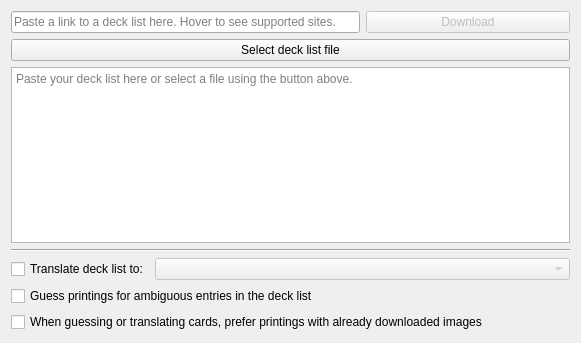
<?xml version="1.0" encoding="UTF-8"?>
<ui version="4.0">
 <class>LoadListPage</class>
 <widget class="QWizardPage" name="LoadListPage">
  <property name="enabled">
   <bool>true</bool>
  </property>
  <property name="geometry">
   <rect>
    <x>0</x>
    <y>0</y>
    <width>581</width>
    <height>343</height>
   </rect>
  </property>
  <property name="title">
   <string>Import a deck list for printing</string>
  </property>
  <property name="subTitle">
   <string>Load a deck file from disk or paste deck list in the text field below</string>
  </property>
  <layout class="QGridLayout" name="gridLayout">
   <item row="5" column="0">
    <widget class="QCheckBox" name="translate_deck_list_enable">
     <property name="sizePolicy">
      <sizepolicy hsizetype="Minimum" vsizetype="Fixed">
       <horstretch>0</horstretch>
       <verstretch>0</verstretch>
      </sizepolicy>
     </property>
     <property name="text">
      <string>Translate deck list to:</string>
     </property>
    </widget>
   </item>
   <item row="0" column="0" colspan="2">
    <widget class="QLineEdit" name="deck_list_download_url_line_edit">
     <property name="placeholderText">
      <string>Paste a link to a deck list here. Hover to see supported sites.</string>
     </property>
    </widget>
   </item>
   <item row="0" column="2">
    <widget class="QPushButton" name="deck_list_download_button">
     <property name="enabled">
      <bool>false</bool>
     </property>
     <property name="text">
      <string>Download</string>
     </property>
     <property name="icon">
      <iconset theme="edit-download"/>
     </property>
    </widget>
   </item>
   <item row="2" column="0" colspan="3">
    <widget class="QPushButton" name="deck_list_browse_button">
     <property name="toolTip">
      <string>Opens a file picker and lets you load a deck file from disk.</string>
     </property>
     <property name="text">
      <string>Select deck list file</string>
     </property>
     <property name="icon">
      <iconset theme="document-open">
       <normaloff>.</normaloff>.</iconset>
     </property>
    </widget>
   </item>
   <item row="3" column="0" colspan="3">
    <widget class="QPlainTextEdit" name="deck_list">
     <property name="placeholderText">
      <string>Paste your deck list here or select a file using the button above.</string>
     </property>
    </widget>
   </item>
   <item row="5" column="1" colspan="2">
    <widget class="QComboBox" name="translate_deck_list_target_language">
     <property name="enabled">
      <bool>false</bool>
     </property>
     <property name="sizePolicy">
      <sizepolicy hsizetype="Preferred" vsizetype="Fixed">
       <horstretch>1</horstretch>
       <verstretch>0</verstretch>
      </sizepolicy>
     </property>
    </widget>
   </item>
   <item row="4" column="0" colspan="3">
    <widget class="Line" name="line">
     <property name="orientation">
      <enum>Qt::Horizontal</enum>
     </property>
    </widget>
   </item>
   <item row="6" column="0" colspan="3">
    <widget class="QCheckBox" name="print_guessing_enable">
     <property name="toolTip">
      <string>If checked, choose an arbitrary printing, if a unique printing is not identified.
If unchecked, each ambiguous card is ignored and reported as unrecognized.</string>
     </property>
     <property name="text">
      <string>Guess printings for ambiguous entries in the deck list</string>
     </property>
    </widget>
   </item>
   <item row="7" column="0" colspan="3">
    <widget class="QCheckBox" name="print_guessing_prefer_already_downloaded">
     <property name="enabled">
      <bool>true</bool>
     </property>
     <property name="toolTip">
      <string>When an exact printing is not determined or card translation is requested, choose a printing that is already downloaded, if possible.
Enabling this can potentially save disk space and download volume, based on the images already downloaded.</string>
     </property>
     <property name="text">
      <string>When guessing or translating cards, prefer printings with already downloaded images</string>
     </property>
    </widget>
   </item>
  </layout>
 </widget>
 <tabstops>
  <tabstop>deck_list_download_url_line_edit</tabstop>
  <tabstop>deck_list_download_button</tabstop>
  <tabstop>deck_list_browse_button</tabstop>
  <tabstop>deck_list</tabstop>
  <tabstop>translate_deck_list_enable</tabstop>
  <tabstop>translate_deck_list_target_language</tabstop>
  <tabstop>print_guessing_enable</tabstop>
  <tabstop>print_guessing_prefer_already_downloaded</tabstop>
 </tabstops>
 <resources/>
 <connections>
  <connection>
   <sender>translate_deck_list_enable</sender>
   <signal>toggled(bool)</signal>
   <receiver>translate_deck_list_target_language</receiver>
   <slot>setEnabled(bool)</slot>
   <hints>
    <hint type="sourcelabel">
     <x>128</x>
     <y>275</y>
    </hint>
    <hint type="destinationlabel">
     <x>574</x>
     <y>280</y>
    </hint>
   </hints>
  </connection>
 </connections>
</ui>
